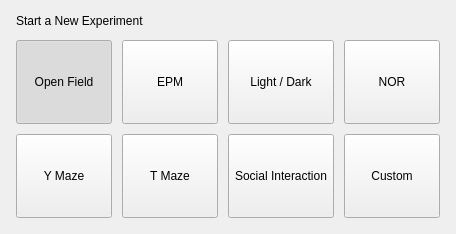
              <widget class="QFrame" name="cardStartNew">
               <property name="cssClass" stdset="0">
                <string>card</string>
               </property>
               <property name="frameShape">
                <enum>QFrame::NoFrame</enum>
               </property>
               <layout class="QVBoxLayout" name="layout_15">
                <property name="spacing">
                 <number>12</number>
                </property>
                <property name="leftMargin">
                 <number>16</number>
                </property>
                <property name="topMargin">
                 <number>14</number>
                </property>
                <property name="rightMargin">
                 <number>16</number>
                </property>
                <property name="bottomMargin">
                 <number>16</number>
                </property>
                <item>
                 <widget class="QLabel" name="lblStartNew">
                  <property name="text">
                   <string>Start a New Experiment</string>
                  </property>
                  <property name="cssClass" stdset="0">
                   <string>cardTitle</string>
                  </property>
                 </widget>
                </item>
                <item>
                 <layout class="QGridLayout" name="layout_16">
                  <property name="horizontalSpacing">
                   <number>10</number>
                  </property>
                  <property name="verticalSpacing">
                   <number>10</number>
                  </property>
                  <item row="0" column="0">
                   <widget class="QToolButton" name="dashTile_open_field">
                    <property name="text">
                     <string>Open Field</string>
                    </property>
                    <property name="cssClass" stdset="0">
                     <string>tile</string>
                    </property>
                    <property name="icon">
                     <iconset>
                      <normaloff>icons/tile_open_field.svg</normaloff>
                     </iconset>
                    </property>
                    <property name="iconSize">
                     <size>
                      <width>28</width>
                      <height>28</height>
                     </size>
                    </property>
                    <property name="toolButtonStyle">
                     <enum>Qt::ToolButtonTextUnderIcon</enum>
                    </property>
                    <property name="checkable">
                     <bool>true</bool>
                    </property>
                    <property name="checked">
                     <bool>true</bool>
                    </property>
                    <property name="autoExclusive">
                     <bool>true</bool>
                    </property>
                    <property name="minimumSize">
                     <size>
                      <width>96</width>
                      <height>84</height>
                     </size>
                    </property>
                    <property name="sizePolicy">
                     <sizepolicy hsizetype="Expanding" vsizetype="Preferred">
                      <horstretch>0</horstretch>
                      <verstretch>0</verstretch>
                     </sizepolicy>
                    </property>
                   </widget>
                  </item>
                  <item row="0" column="1">
                   <widget class="QToolButton" name="dashTile_epm">
                    <property name="text">
                     <string>EPM</string>
                    </property>
                    <property name="cssClass" stdset="0">
                     <string>tile</string>
                    </property>
                    <property name="icon">
                     <iconset>
                      <normaloff>icons/tile_epm.svg</normaloff>
                     </iconset>
                    </property>
                    <property name="iconSize">
                     <size>
                      <width>28</width>
                      <height>28</height>
                     </size>
                    </property>
                    <property name="toolButtonStyle">
                     <enum>Qt::ToolButtonTextUnderIcon</enum>
                    </property>
                    <property name="checkable">
                     <bool>true</bool>
                    </property>
                    <property name="checked">
                     <bool>false</bool>
                    </property>
                    <property name="autoExclusive">
                     <bool>true</bool>
                    </property>
                    <property name="minimumSize">
                     <size>
                      <width>96</width>
                      <height>84</height>
                     </size>
                    </property>
                    <property name="sizePolicy">
                     <sizepolicy hsizetype="Expanding" vsizetype="Preferred">
                      <horstretch>0</horstretch>
                      <verstretch>0</verstretch>
                     </sizepolicy>
                    </property>
                   </widget>
                  </item>
                  <item row="0" column="2">
                   <widget class="QToolButton" name="dashTile_light_dark">
                    <property name="text">
                     <string>Light / Dark</string>
                    </property>
                    <property name="cssClass" stdset="0">
                     <string>tile</string>
                    </property>
                    <property name="icon">
                     <iconset>
                      <normaloff>icons/tile_light_dark.svg</normaloff>
                     </iconset>
                    </property>
                    <property name="iconSize">
                     <size>
                      <width>28</width>
                      <height>28</height>
                     </size>
                    </property>
                    <property name="toolButtonStyle">
                     <enum>Qt::ToolButtonTextUnderIcon</enum>
                    </property>
                    <property name="checkable">
                     <bool>true</bool>
                    </property>
                    <property name="checked">
                     <bool>false</bool>
                    </property>
                    <property name="autoExclusive">
                     <bool>true</bool>
                    </property>
                    <property name="minimumSize">
                     <size>
                      <width>96</width>
                      <height>84</height>
                     </size>
                    </property>
                    <property name="sizePolicy">
                     <sizepolicy hsizetype="Expanding" vsizetype="Preferred">
                      <horstretch>0</horstretch>
                      <verstretch>0</verstretch>
                     </sizepolicy>
                    </property>
                   </widget>
                  </item>
                  <item row="0" column="3">
                   <widget class="QToolButton" name="dashTile_nor">
                    <property name="text">
                     <string>NOR</string>
                    </property>
                    <property name="cssClass" stdset="0">
                     <string>tile</string>
                    </property>
                    <property name="icon">
                     <iconset>
                      <normaloff>icons/tile_nor.svg</normaloff>
                     </iconset>
                    </property>
                    <property name="iconSize">
                     <size>
                      <width>28</width>
                      <height>28</height>
                     </size>
                    </property>
                    <property name="toolButtonStyle">
                     <enum>Qt::ToolButtonTextUnderIcon</enum>
                    </property>
                    <property name="checkable">
                     <bool>true</bool>
                    </property>
                    <property name="checked">
                     <bool>false</bool>
                    </property>
                    <property name="autoExclusive">
                     <bool>true</bool>
                    </property>
                    <property name="minimumSize">
                     <size>
                      <width>96</width>
                      <height>84</height>
                     </size>
                    </property>
                    <property name="sizePolicy">
                     <sizepolicy hsizetype="Expanding" vsizetype="Preferred">
                      <horstretch>0</horstretch>
                      <verstretch>0</verstretch>
                     </sizepolicy>
                    </property>
                   </widget>
                  </item>
                  <item row="1" column="0">
                   <widget class="QToolButton" name="dashTile_y_maze">
                    <property name="text">
                     <string>Y Maze</string>
                    </property>
                    <property name="cssClass" stdset="0">
                     <string>tile</string>
                    </property>
                    <property name="icon">
                     <iconset>
                      <normaloff>icons/tile_y_maze.svg</normaloff>
                     </iconset>
                    </property>
                    <property name="iconSize">
                     <size>
                      <width>28</width>
                      <height>28</height>
                     </size>
                    </property>
                    <property name="toolButtonStyle">
                     <enum>Qt::ToolButtonTextUnderIcon</enum>
                    </property>
                    <property name="checkable">
                     <bool>true</bool>
                    </property>
                    <property name="checked">
                     <bool>false</bool>
                    </property>
                    <property name="autoExclusive">
                     <bool>true</bool>
                    </property>
                    <property name="minimumSize">
                     <size>
                      <width>96</width>
                      <height>84</height>
                     </size>
                    </property>
                    <property name="sizePolicy">
                     <sizepolicy hsizetype="Expanding" vsizetype="Preferred">
                      <horstretch>0</horstretch>
                      <verstretch>0</verstretch>
                     </sizepolicy>
                    </property>
                   </widget>
                  </item>
                  <item row="1" column="1">
                   <widget class="QToolButton" name="dashTile_t_maze">
                    <property name="text">
                     <string>T Maze</string>
                    </property>
                    <property name="cssClass" stdset="0">
                     <string>tile</string>
                    </property>
                    <property name="icon">
                     <iconset>
                      <normaloff>icons/tile_t_maze.svg</normaloff>
                     </iconset>
                    </property>
                    <property name="iconSize">
                     <size>
                      <width>28</width>
                      <height>28</height>
                     </size>
                    </property>
                    <property name="toolButtonStyle">
                     <enum>Qt::ToolButtonTextUnderIcon</enum>
                    </property>
                    <property name="checkable">
                     <bool>true</bool>
                    </property>
                    <property name="checked">
                     <bool>false</bool>
                    </property>
                    <property name="autoExclusive">
                     <bool>true</bool>
                    </property>
                    <property name="minimumSize">
                     <size>
                      <width>96</width>
                      <height>84</height>
                     </size>
                    </property>
                    <property name="sizePolicy">
                     <sizepolicy hsizetype="Expanding" vsizetype="Preferred">
                      <horstretch>0</horstretch>
                      <verstretch>0</verstretch>
                     </sizepolicy>
                    </property>
                   </widget>
                  </item>
                  <item row="1" column="2">
                   <widget class="QToolButton" name="dashTile_social">
                    <property name="text">
                     <string>Social Interaction</string>
                    </property>
                    <property name="cssClass" stdset="0">
                     <string>tile</string>
                    </property>
                    <property name="icon">
                     <iconset>
                      <normaloff>icons/tile_social.svg</normaloff>
                     </iconset>
                    </property>
                    <property name="iconSize">
                     <size>
                      <width>28</width>
                      <height>28</height>
                     </size>
                    </property>
                    <property name="toolButtonStyle">
                     <enum>Qt::ToolButtonTextUnderIcon</enum>
                    </property>
                    <property name="checkable">
                     <bool>true</bool>
                    </property>
                    <property name="checked">
                     <bool>false</bool>
                    </property>
                    <property name="autoExclusive">
                     <bool>true</bool>
                    </property>
                    <property name="minimumSize">
                     <size>
                      <width>96</width>
                      <height>84</height>
                     </size>
                    </property>
                    <property name="sizePolicy">
                     <sizepolicy hsizetype="Expanding" vsizetype="Preferred">
                      <horstretch>0</horstretch>
                      <verstretch>0</verstretch>
                     </sizepolicy>
                    </property>
                   </widget>
                  </item>
                  <item row="1" column="3">
                   <widget class="QToolButton" name="dashTile_custom">
                    <property name="text">
                     <string>Custom</string>
                    </property>
                    <property name="cssClass" stdset="0">
                     <string>tile</string>
                    </property>
                    <property name="icon">
                     <iconset>
                      <normaloff>icons/tile_custom.svg</normaloff>
                     </iconset>
                    </property>
                    <property name="iconSize">
                     <size>
                      <width>28</width>
                      <height>28</height>
                     </size>
                    </property>
                    <property name="toolButtonStyle">
                     <enum>Qt::ToolButtonTextUnderIcon</enum>
                    </property>
                    <property name="checkable">
                     <bool>true</bool>
                    </property>
                    <property name="checked">
                     <bool>false</bool>
                    </property>
                    <property name="autoExclusive">
                     <bool>true</bool>
                    </property>
                    <property name="minimumSize">
                     <size>
                      <width>96</width>
                      <height>84</height>
                     </size>
                    </property>
                    <property name="sizePolicy">
                     <sizepolicy hsizetype="Expanding" vsizetype="Preferred">
                      <horstretch>0</horstretch>
                      <verstretch>0</verstretch>
                     </sizepolicy>
                    </property>
                   </widget>
                  </item>
                 </layout>
                </item>
                <item>
                 <spacer name="spacerStartNew">
                  <property name="orientation">
                   <enum>Qt::Vertical</enum>
                  </property>
                  <property name="sizeHint" stdset="0">
                   <size>
                    <width>20</width>
                    <height>0</height>
                   </size>
                  </property>
                 </spacer>
                </item>
               </layout>
              </widget>
